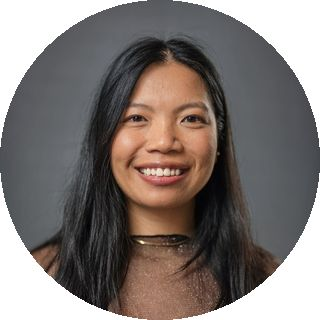
#> input picture docs/assets/van-truong.jpg, 320 x 320 px, found by its file name
$ python normalize_headshots.py
#> lines starting #> are read from the running program, lines starting #| are printed output that depends on the picture; after the words box and inside, x2 and y2 are one past the last pixel; in counts of white or black regions, pixels touching at a corner belong together
#!/usr/bin/env python3
"""Normalize website headshots so every face is the same size and height inside its circle.

Each source photo gets hand-measured landmarks (face center x, eye line y, chin y, in a 300-px preview where the long
side is 300). The crop is a square whose side makes eye-to-chin = TARGET of the diameter, with the face midpoint at
(0.5, MID_Y). Where the crop runs past the photo, or past an old circular crop, pixels are extended radially from
inside the usable area and softened, so shoulders and background continue instead of showing a hard edge.
Writes docs/assets/heads/<name>.jpg (400x400). Run from the repo root.
"""
import math, os
import numpy as np
from PIL import Image, ImageFilter

SRC, OUT = 'docs/assets', 'docs/assets/heads'
TARGET, MID_Y, SIZE, MAX_ZOOM_OUT = 0.20, 0.47, 400, 1.32  # eye-to-chin / diameter, matched to Van, Erivan, and Terry
# name: (face center x, eye y, chin y) in the 300-px preview; circle=True if the source is already circle-cropped
HEADS = {
    'van-truong': (150, 112, 172, True), 'xuanqiang-angelo-huang': (152, 112, 156, False),
    'erivan-inan': (145, 105, 152, False), 'ryan-faulkner': (150, 113, 200, False),
    'joel-naoki-christoph': (95, 96, 150, False), 'terry-jingchen-zhang': (150, 142, 222, True),
    'david-guzman-piedrahita': (138, 114, 205, True), 'zhijing-jin': (150, 132, 215, True),
}
# per-person zoom after normalizing (<1 zooms in): keeps the tight studio crops from needing large fills,
# and brings Ryan and Joel a little closer
ZOOM = {'terry-jingchen-zhang': 0.7, 'david-guzman-piedrahita': 0.8, 'zhijing-jin': 0.8,
        'ryan-faulkner': 0.9, 'joel-naoki-christoph': 0.9}


def main():
    os.makedirs(OUT, exist_ok=True)
    for name, (fx, ey, cy, circle) in HEADS.items():
        im = Image.open(os.path.join(SRC, name + '.jpg')).convert('RGB')
#> im is the input picture: PIL image 320x320 RGB; mean R, G, B 127.6, 119.1, 115.7
        w, h = im.size
#> w = 320; h = 320
        s = 300 / max(w, h)
#> s = 0.938
        fx, ey, cy = fx / s, ey / s, cy / s
#> fx = 160; ey = 119.5; cy = 183.5
        side = (cy - ey) / TARGET
#> side = 320
        usable = (min(w, h) if circle else max(w, h))
#> usable = 320
        side = min(side, MAX_ZOOM_OUT * usable)  # very tight sources stay a little closer than the rest
        side *= ZOOM.get(name, 1.0)
        mx, my = fx, (ey + cy) / 2
#> mx = 160; my = 151.5
        x0, y0 = mx - side / 2, my - MID_Y * side
#> x0 = 0; y0 = 1.07
        a = np.asarray(im).astype(np.float32)
        # usable region: the old circle, or the full rectangle
        ccx, ccy, rr = w / 2, h / 2, min(w, h) / 2 - 3
#> ccx = 160; ccy = 160; rr = 157
        ys, xs = np.mgrid[0:SIZE, 0:SIZE]
        px = x0 + (xs + 0.5) * side / SIZE
        py = y0 + (ys + 0.5) * side / SIZE
        if circle:
            dx, dy = px - ccx, py - ccy
            r = np.hypot(dx, dy)
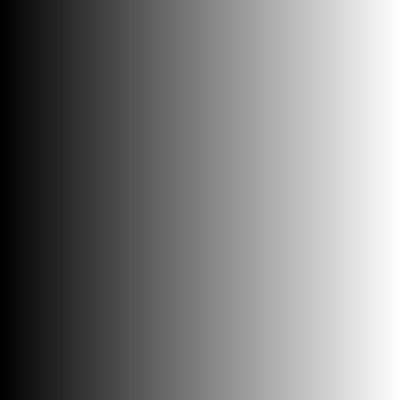
#> dx: shape (400, 400) float64; min -159.6, max 159.6, mean 0; drawn with min black and max white
            outside = r > rr
            k = np.where(outside, rr / np.maximum(r, 1e-6), 1.0)
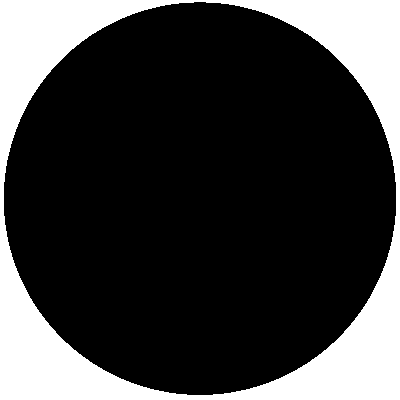
#> outside: shape (400, 400) bool; 24.4% white; 1 white region, box (x1, y1, x2, y2) and area: (0, 0, 400, 400) 39014
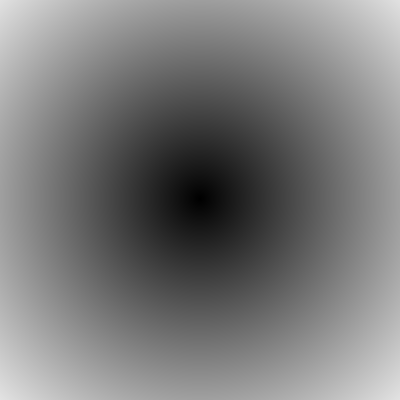
#> r: shape (400, 400) float64; min 0.422, max 226.5, mean 122.4
            qx, qy = ccx + dx * k, ccy + dy * k  # upper half: continue the backdrop radially
            # lower half: continue shoulders and clothing straight down from the old circle's edge
            lx = np.clip(px, ccx - rr * 0.97, ccx + rr * 0.97)
            ly = np.minimum(py, ccy + np.sqrt(np.maximum(rr * rr - (lx - ccx) ** 2, 0)) - 2)
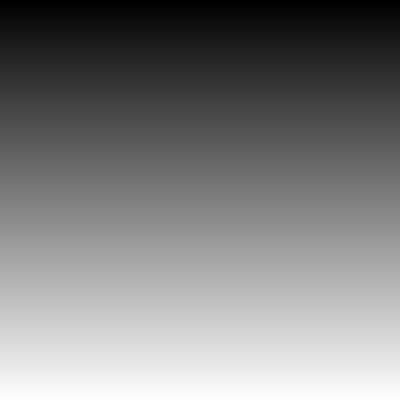
#> py: shape (400, 400) float64; min 1.47, max 320.7, mean 161.1; drawn with min black and max white
            low = outside & (py > ccy)
            qx, qy = np.where(low, lx, qx), np.where(low, ly, qy)
#> low: shape (400, 400) bool; 12.5% white; 1 white region, box (x1, y1, x2, y2) and area: (0, 199, 400, 400) 20024
        else:
            outside = (px < 1) | (py < 1) | (px > w - 2) | (py > h - 2)
            qx, qy = np.clip(px, 1, w - 2), np.clip(py, 1, h - 2)
        xi, yi = np.clip(qx.astype(int), 0, w - 1), np.clip(qy.astype(int), 0, h - 1)
        out = Image.fromarray(a[yi, xi].astype(np.uint8))
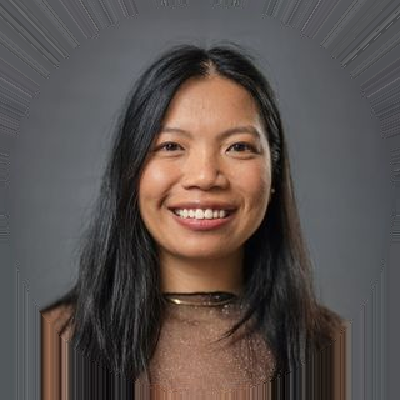
#> out: PIL image 400x400 RGB; mean R, G, B 90.7, 81.7, 78.5
        if outside.any():  # soften the extended pixels so they read as background, not streaks
            soft = out.filter(ImageFilter.GaussianBlur(7))
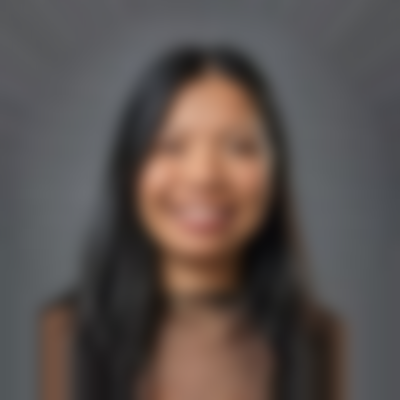
#> soft: PIL image 400x400 RGB; mean R, G, B 90.7, 81.7, 78.5
            mask = Image.fromarray((outside * 255).astype(np.uint8)).filter(ImageFilter.GaussianBlur(9))
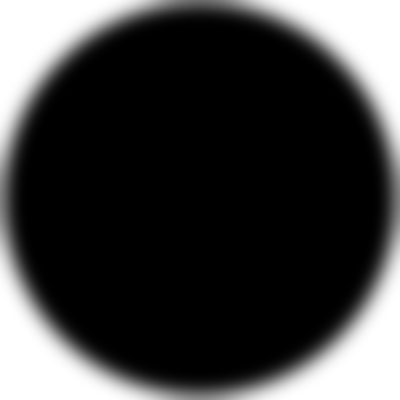
#> mask: PIL image 400x400 L; min 0, max 255, mean 62.8
            out = Image.composite(soft, out, mask)
        out.save(os.path.join(OUT, name + '.jpg'), quality=88)
        print(f'{name}: crop side {side:.0f}px, extended {outside.mean():.0%}')
#| van-truong: crop side 320px, extended 24%
#> pass 2 of the loop in main, `for name, (fx, ey, cy, circle) in HEADS.items():`:
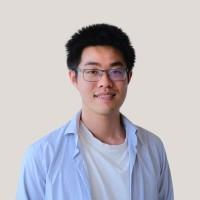
#> input picture docs/assets/xuanqiang-angelo-huang.jpg, 200 x 200 px, found by its file name
#> in main, im is the input picture: PIL image 200x200 RGB; mean R, G, B 191.2, 187.7, 194.2
#> a: shape (200, 200, 3) float32
#> in main, `qx, qy = np.clip(px, 1, w - 2), np.clip(py, 1, h - 2)`:
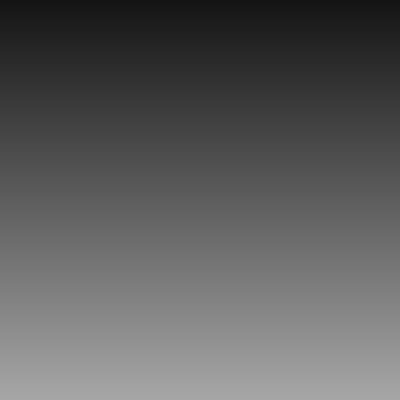
#> py: shape (400, 400) float64; min 20.58, max 166.9, mean 93.7
#> in main, `out = Image.fromarray(a[yi, xi].astype(np.uint8))`:
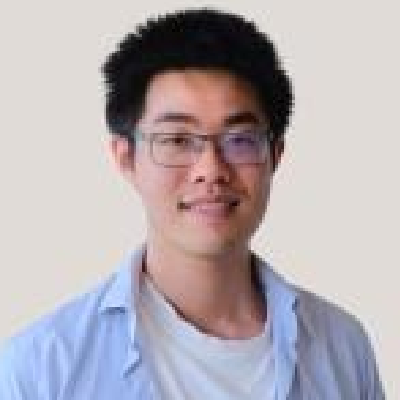
#> out: PIL image 400x400 RGB; mean R, G, B 180.2, 172.4, 177.4
#| xuanqiang-angelo-huang: crop side 147px, extended 0%
#> pass 3 of the loop in main, `for name, (fx, ey, cy, circle) in HEADS.items():`:
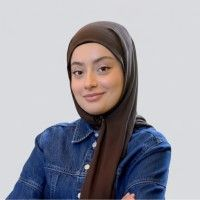
#> input picture docs/assets/erivan-inan.jpg, 200 x 200 px, found by its file name
#> in main, im is the input picture: PIL image 200x200 RGB; mean R, G, B 157, 155.6, 164.2
#> in main, `qx, qy = np.clip(px, 1, w - 2), np.clip(py, 1, h - 2)`:
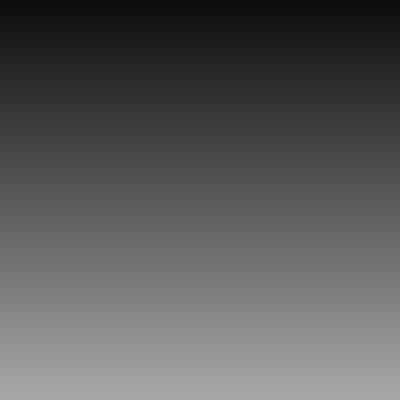
#> py: shape (400, 400) float64; min 12.23, max 168.5, mean 90.4
#> in main, `out = Image.fromarray(a[yi, xi].astype(np.uint8))`:
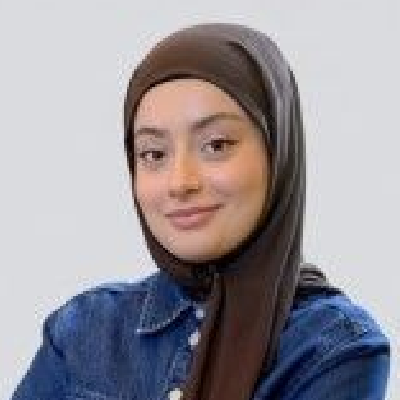
#> out: PIL image 400x400 RGB; mean R, G, B 152.3, 148, 154.3
#| erivan-inan: crop side 157px, extended 0%
#> the loop made 5 passes; the first 3 are shown


if __name__ == '__main__':
#> (the run stopped early here; a loop or call above may not have finished)
